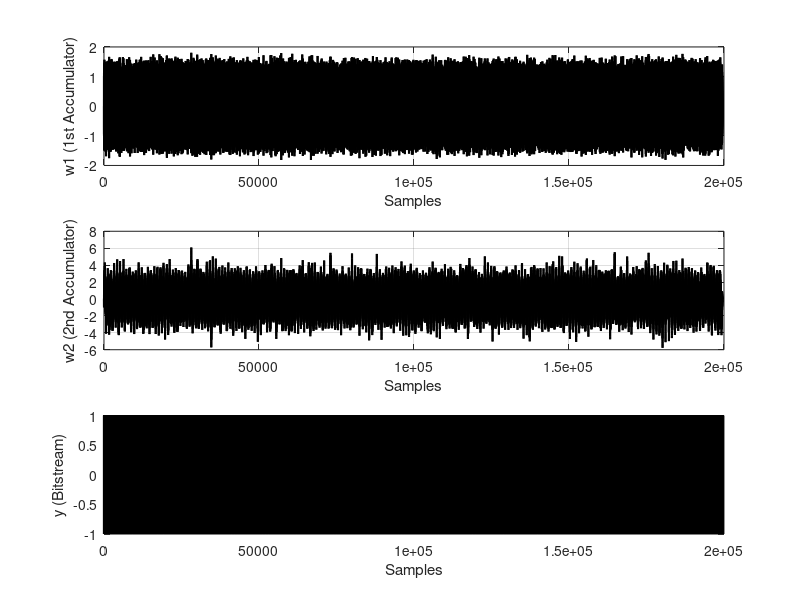
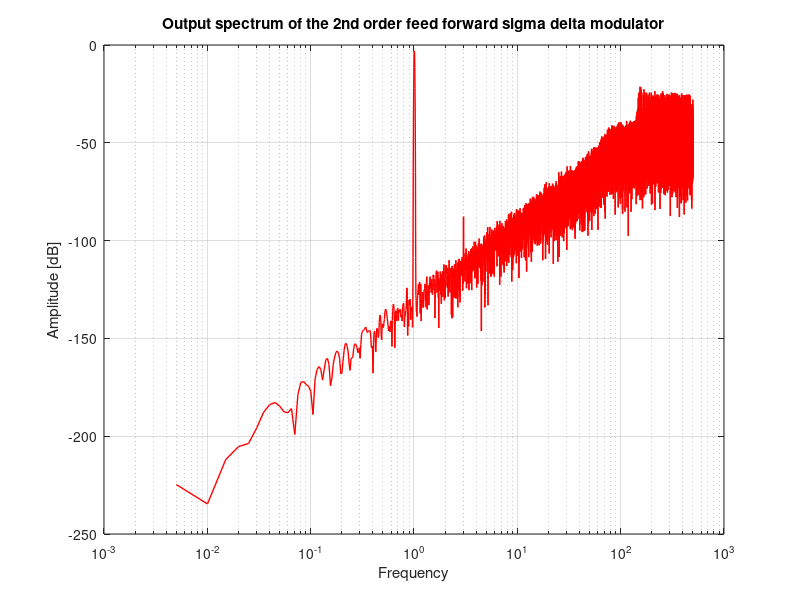

Reproduce these figures in MATLAB, in order.
% 2nd order sigma-delta with feed-forward loop filter

% Input and sampling definitions
fin        = 1.003;  % input frequency (kHz) 
fs         = 1000;   % sampling frequency (kHz) 
amplitude  = 0.7;
offset     = 0.00;
nr_periods = 200;

N = round(nr_periods*fs/fin);

in = offset + amplitude*sin(2*pi*[1:N]/(fs/fin));

% Pre-allocation of vectors
y = zeros(1,N); w1 = y; w2 = y; w12 = y; y(1) = 1;

% Feed Forward filter coefficients
b1 = 1; b2 = 1;
c1 = 2; c2 = 1;

% Main modulator Loop
for a = 2:N    
    w2(a)  = w2(a-1) + b2*w1(a-1);
    w1(a)  = w1(a-1)  + b1*(in(a-1) - y(a-1));
    w12(a) = c1*w1(a) + c2*w2(a);
    y(a)   = 2*(w12(a)>=0)-1;
end

%************************************************************************
% Display the 'time domain' output values
%************************************************************************

figure(1);
subplot(3,1,1); plot(w1,'k','LineWidth',1.5);
xlabel('Samples'); ylabel('w1 (1st Accumulator)');  grid on;
subplot(3,1,2); plot(w2,'k','LineWidth',1.5);
xlabel('Samples'); ylabel('w2 (2nd Accumulator)');  grid on;
subplot(3,1,3); plot(y,'k','LineWidth',1.5);
xlabel('Samples'); ylabel('y (Bitstream)');  grid on;

%************************************************************************
% Display the 'frequency domain' output values
%************************************************************************

fres = fs/N;

ffty = abs(fft(y'.*(kaiser(length(y),20)))); % compute magnitude spectrum
    
ffty = 20*log10(ffty/max(ffty)/sqrt(2)); % Scale the spectrum
   
figure(2);
semilogx((1:N/2)*fres,ffty(1:N/2),'-r','LineWidth',1);   
grid on; xlabel('Frequency'); ylabel('Amplitude [dB]');
title('Output spectrum of the 2nd order feed forward sigma delta modulator');
